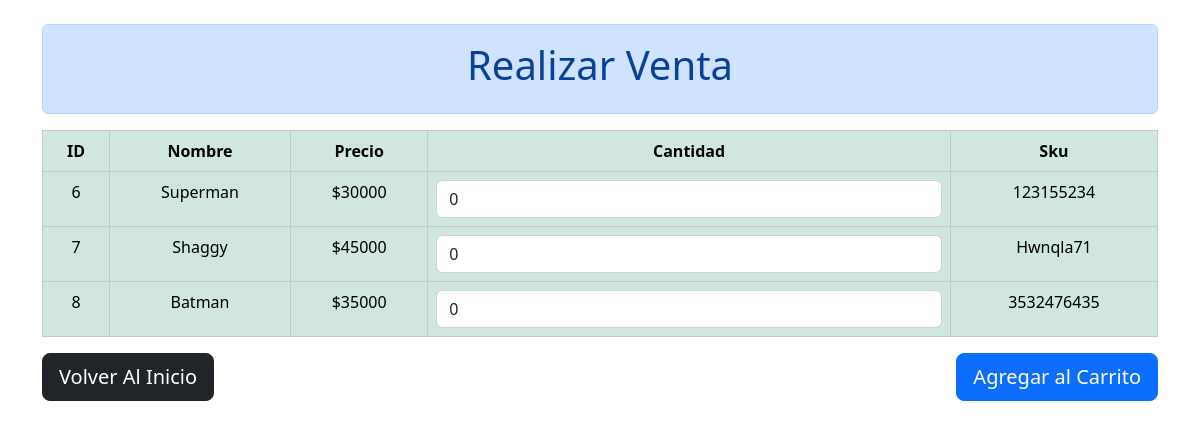
The app's page /hacer_venta/, older data.
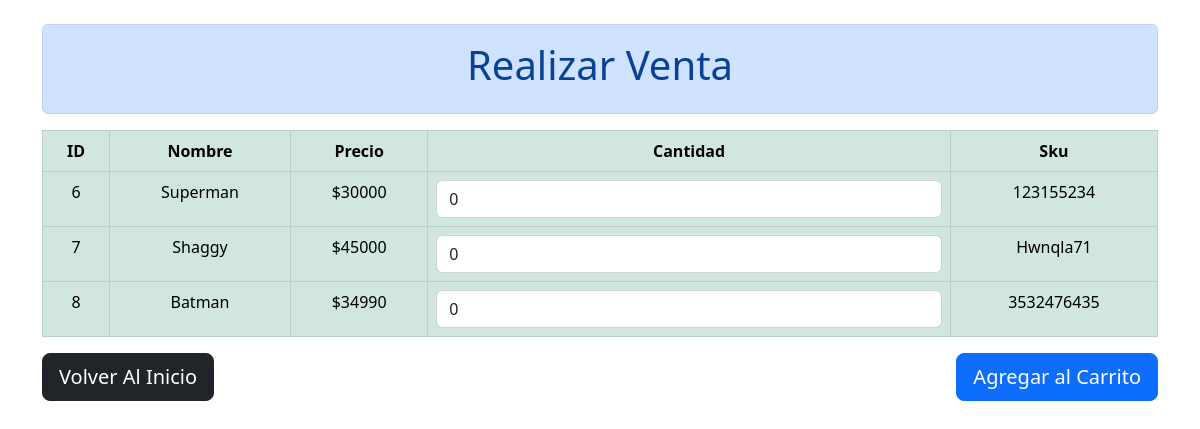
The same page, newer data.
### bazarapp/models.py (models this page shows, shortened)
class Producto(models.Model):
    nombre = models.CharField(max_length=50, null=False, blank=False)
    precio = models.PositiveIntegerField(null=False, blank=False)
    sku = models.CharField(max_length=20, null=True, blank=True)

### bazarapp/views.py (the view, shortened to what this page needs)
# urls.py: path('hacer_venta/', views.hacer_venta, name='hacer_venta'),
def hacer_venta(request):
    productos = Producto.objects.all()
    return render(request, 'hacer_venta.html', {'productos': productos})

### templates/hacer_venta.html (shortened to what this page needs)
<!DOCTYPE html>
<html lang="es">
  <head>
    <link
      href="https://cdn.jsdelivr.net/npm/bootstrap@5.2.1/dist/css/bootstrap.min.css"
      rel="stylesheet"
    />
  </head>
  <body>
    <main>
      <div class="container mt-4">
        <div class="alert alert-primary text-center" role="alert">
          <h1>Realizar Venta</h1>
        </div>
        <form method="post">
          <table class="table table-bordered table-success">
            <thead class="text-center">
              <tr>
                <th>ID</th>
                <th>Nombre</th>
                <th>Precio</th>
                <th>Cantidad</th>
                <th>Sku</th>
              </tr>
            </thead>
            <tbody class="text-center">
              {% for producto in productos %}
              <tr>
                <td>{{ producto.id }}</td>
                <td>{{ producto.nombre }}</td>
                <td>${{ producto.precio }}</td>
                <td>
                  <input
                    type="number"
                    name="cantidad_{{ producto.id }}"
                    value="0"
                    min="0"
                    class="form-control"
                  />
                </td>
                <td>{{producto.sku}}</td>
              </tr>
              {% endfor %}
            </tbody>
          </table>
          <div class="row justify-content-between mt-3">
            <div class="col-md-6">
              <a href="/" class="btn btn-dark btn-lg btn-block">
                Volver Al Inicio
              </a>
            </div>
            <div class="col-md-6 text-end">
              <button type="submit" class="btn btn-primary btn-lg">
                Agregar al Carrito
              </button>
            </div>
          </div>
        </form>
      </div>
    </main>
  </body>
</html>

Row changes from the older to the newer data that the page shows:
changed Producto "Batman": precio "35000" → "34990"
